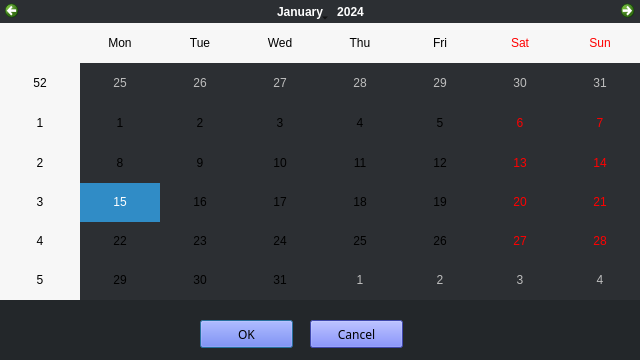
<?xml version="1.0" encoding="UTF-8"?>
<ui version="4.0">
 <class>DatePickerDialog</class>
 <widget class="QDialog" name="DatePickerDialog">
  <property name="geometry">
   <rect>
    <x>0</x>
    <y>0</y>
    <width>640</width>
    <height>360</height>
   </rect>
  </property>
  <property name="windowTitle">
   <string>DatePickerDialog</string>
  </property>
  <property name="styleSheet">
   <string notr="true">background-color:rgb(35, 39, 42);

</string>
  </property>
  <widget class="QCalendarWidget" name="calendarWidget">
   <property name="geometry">
    <rect>
     <x>0</x>
     <y>0</y>
     <width>640</width>
     <height>300</height>
    </rect>
   </property>
   <property name="styleSheet">
    <string notr="true">background-color:rgb(44, 47, 51);</string>
   </property>
  </widget>
  <widget class="QPushButton" name="okPushButton">
   <property name="geometry">
    <rect>
     <x>200</x>
     <y>320</y>
     <width>93</width>
     <height>28</height>
    </rect>
   </property>
   <property name="font">
    <font>
     <family>Whitney</family>
     <pointsize>9</pointsize>
    </font>
   </property>
   <property name="styleSheet">
    <string notr="true">
QPushButton {
     background-color: rgb(88, 101, 242);
 }
 QPushButton#pushButton:pressed {
   	background-color: rgb(88, 157, 242); 
 }
 QPushButton#pushButton:hover {
     
	background-color: rgb(88, 157, 242);
 }
 QPushButton[text] {
    color:white;
 }</string>
   </property>
   <property name="text">
    <string>OK</string>
   </property>
  </widget>
  <widget class="QPushButton" name="cancelPushButton">
   <property name="geometry">
    <rect>
     <x>310</x>
     <y>320</y>
     <width>93</width>
     <height>28</height>
    </rect>
   </property>
   <property name="font">
    <font>
     <family>Whitney</family>
     <pointsize>9</pointsize>
    </font>
   </property>
   <property name="styleSheet">
    <string notr="true">
QPushButton {
     background-color: rgb(88, 101, 242);
 }
 QPushButton#pushButton:pressed {
   	background-color: rgb(88, 157, 242); 
 }
 QPushButton#pushButton:hover {
     
	background-color: rgb(88, 157, 242);
 }
 QPushButton[text] {
    color:white;
 }</string>
   </property>
   <property name="text">
    <string>Cancel</string>
   </property>
  </widget>
 </widget>
 <layoutdefault spacing="6" margin="11"/>
 <resources/>
 <connections>
  <connection>
   <sender>cancelPushButton</sender>
   <signal>clicked()</signal>
   <receiver>DatePickerDialog</receiver>
   <slot>reject()</slot>
   <hints>
    <hint type="sourcelabel">
     <x>385</x>
     <y>333</y>
    </hint>
    <hint type="destinationlabel">
     <x>498</x>
     <y>324</y>
    </hint>
   </hints>
  </connection>
 </connections>
</ui>
